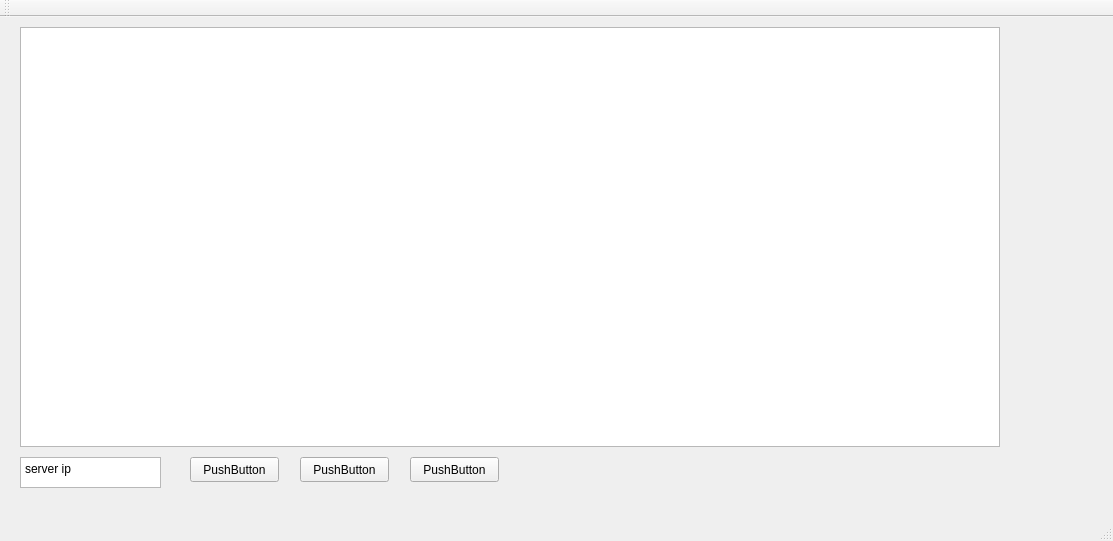
<?xml version="1.0" encoding="UTF-8"?>
<ui version="4.0">
 <class>MainWindow</class>
 <widget class="QMainWindow" name="MainWindow">
  <property name="geometry">
   <rect>
    <x>0</x>
    <y>0</y>
    <width>1113</width>
    <height>541</height>
   </rect>
  </property>
  <property name="windowTitle">
   <string>MainWindow</string>
  </property>
  <widget class="QWidget" name="centralWidget">
   <widget class="QGraphicsView" name="image">
    <property name="geometry">
     <rect>
      <x>20</x>
      <y>10</y>
      <width>980</width>
      <height>420</height>
     </rect>
    </property>
   </widget>
   <widget class="QPushButton" name="pushButton">
    <property name="geometry">
     <rect>
      <x>190</x>
      <y>440</y>
      <width>89</width>
      <height>25</height>
     </rect>
    </property>
    <property name="text">
     <string>PushButton</string>
    </property>
   </widget>
   <widget class="QPushButton" name="pushButton_2">
    <property name="geometry">
     <rect>
      <x>300</x>
      <y>440</y>
      <width>89</width>
      <height>25</height>
     </rect>
    </property>
    <property name="text">
     <string>PushButton</string>
    </property>
   </widget>
   <widget class="QPushButton" name="pushButton_3">
    <property name="geometry">
     <rect>
      <x>410</x>
      <y>440</y>
      <width>89</width>
      <height>25</height>
     </rect>
    </property>
    <property name="text">
     <string>PushButton</string>
    </property>
   </widget>
   <widget class="QPlainTextEdit" name="plainTextEdit">
    <property name="geometry">
     <rect>
      <x>20</x>
      <y>440</y>
      <width>141</width>
      <height>31</height>
     </rect>
    </property>
    <property name="plainText">
     <string>server ip</string>
    </property>
   </widget>
  </widget>
  <widget class="QMenuBar" name="menuBar">
   <property name="geometry">
    <rect>
     <x>0</x>
     <y>0</y>
     <width>1113</width>
     <height>22</height>
    </rect>
   </property>
  </widget>
  <widget class="QToolBar" name="mainToolBar">
   <attribute name="toolBarArea">
    <enum>TopToolBarArea</enum>
   </attribute>
   <attribute name="toolBarBreak">
    <bool>false</bool>
   </attribute>
  </widget>
  <widget class="QStatusBar" name="statusBar"/>
 </widget>
 <layoutdefault spacing="6" margin="11"/>
 <resources/>
 <connections/>
</ui>
